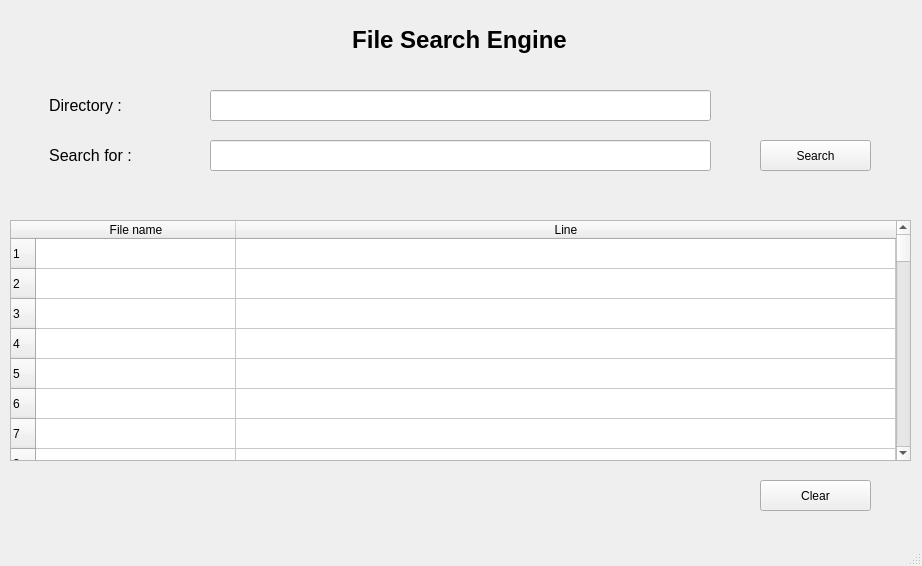
<?xml version="1.0" encoding="UTF-8"?>
<ui version="4.0">
 <class>search_engine</class>
 <widget class="QMainWindow" name="search_engine">
  <property name="geometry">
   <rect>
    <x>0</x>
    <y>0</y>
    <width>922</width>
    <height>566</height>
   </rect>
  </property>
  <property name="windowTitle">
   <string>MainWindow</string>
  </property>
  <widget class="QWidget" name="centralwidget">
   <widget class="QLabel" name="label">
    <property name="geometry">
     <rect>
      <x>4</x>
      <y>0</y>
      <width>911</width>
      <height>81</height>
     </rect>
    </property>
    <property name="font">
     <font>
      <pointsize>14</pointsize>
      <weight>75</weight>
      <bold>true</bold>
     </font>
    </property>
    <property name="text">
     <string>&lt;html&gt;&lt;head/&gt;&lt;body&gt;&lt;p align=&quot;center&quot;&gt;&lt;span style=&quot; font-size:18pt;&quot;&gt;File Search Engine&lt;/span&gt;&lt;/p&gt;&lt;/body&gt;&lt;/html&gt;</string>
    </property>
   </widget>
   <widget class="QLineEdit" name="search_for">
    <property name="geometry">
     <rect>
      <x>210</x>
      <y>140</y>
      <width>501</width>
      <height>31</height>
     </rect>
    </property>
   </widget>
   <widget class="QLabel" name="label_3">
    <property name="geometry">
     <rect>
      <x>0</x>
      <y>90</y>
      <width>171</width>
      <height>31</height>
     </rect>
    </property>
    <property name="font">
     <font>
      <pointsize>12</pointsize>
     </font>
    </property>
    <property name="text">
     <string>&lt;html&gt;&lt;head/&gt;&lt;body&gt;&lt;p align=&quot;center&quot;&gt;Directory  :&lt;/p&gt;&lt;/body&gt;&lt;/html&gt;</string>
    </property>
   </widget>
   <widget class="QLabel" name="label_4">
    <property name="geometry">
     <rect>
      <x>0</x>
      <y>140</y>
      <width>181</width>
      <height>31</height>
     </rect>
    </property>
    <property name="font">
     <font>
      <pointsize>12</pointsize>
     </font>
    </property>
    <property name="text">
     <string>&lt;html&gt;&lt;head/&gt;&lt;body&gt;&lt;p align=&quot;center&quot;&gt;Search for :&lt;/p&gt;&lt;/body&gt;&lt;/html&gt;</string>
    </property>
   </widget>
   <widget class="QLineEdit" name="directory">
    <property name="geometry">
     <rect>
      <x>210</x>
      <y>90</y>
      <width>501</width>
      <height>31</height>
     </rect>
    </property>
   </widget>
   <widget class="QPushButton" name="search">
    <property name="geometry">
     <rect>
      <x>760</x>
      <y>140</y>
      <width>111</width>
      <height>31</height>
     </rect>
    </property>
    <property name="text">
     <string>Search</string>
    </property>
   </widget>
   <widget class="QTableWidget" name="table">
    <property name="geometry">
     <rect>
      <x>10</x>
      <y>220</y>
      <width>901</width>
      <height>241</height>
     </rect>
    </property>
    <property name="rowCount">
     <number>100</number>
    </property>
    <property name="columnCount">
     <number>2</number>
    </property>
    <attribute name="horizontalHeaderVisible">
     <bool>true</bool>
    </attribute>
    <attribute name="horizontalHeaderMinimumSectionSize">
     <number>50</number>
    </attribute>
    <attribute name="horizontalHeaderDefaultSectionSize">
     <number>200</number>
    </attribute>
    <attribute name="horizontalHeaderHighlightSections">
     <bool>true</bool>
    </attribute>
    <attribute name="horizontalHeaderStretchLastSection">
     <bool>true</bool>
    </attribute>
    <row/>
    <row/>
    <row/>
    <row/>
    <row/>
    <row/>
    <row/>
    <row/>
    <row/>
    <row/>
    <row/>
    <row/>
    <row/>
    <row/>
    <row/>
    <row/>
    <row/>
    <row/>
    <row/>
    <row/>
    <row/>
    <row/>
    <row/>
    <row/>
    <row/>
    <row/>
    <row/>
    <row/>
    <row/>
    <row/>
    <row/>
    <row/>
    <row/>
    <row/>
    <row/>
    <row/>
    <row/>
    <row/>
    <row/>
    <row/>
    <row/>
    <row/>
    <row/>
    <row/>
    <row/>
    <row/>
    <row/>
    <row/>
    <row/>
    <row/>
    <row/>
    <row/>
    <row/>
    <row/>
    <row/>
    <row/>
    <row/>
    <row/>
    <row/>
    <row/>
    <row/>
    <row/>
    <row/>
    <row/>
    <row/>
    <row/>
    <row/>
    <row/>
    <row/>
    <row/>
    <row/>
    <row/>
    <row/>
    <row/>
    <row/>
    <row/>
    <row/>
    <row/>
    <row/>
    <row/>
    <row/>
    <row/>
    <row/>
    <row/>
    <row/>
    <row/>
    <row/>
    <row/>
    <row/>
    <row/>
    <row/>
    <row/>
    <row/>
    <row/>
    <row/>
    <row/>
    <row/>
    <row/>
    <row/>
    <row/>
    <column>
     <property name="text">
      <string>File name</string>
     </property>
    </column>
    <column>
     <property name="text">
      <string>Line</string>
     </property>
    </column>
   </widget>
   <widget class="QLabel" name="no_match">
    <property name="geometry">
     <rect>
      <x>4</x>
      <y>175</y>
      <width>911</width>
      <height>41</height>
     </rect>
    </property>
    <property name="text">
     <string>&lt;html&gt;&lt;head/&gt;&lt;body&gt;&lt;p align=&quot;center&quot;&gt;&lt;span style=&quot; font-size:10pt;&quot;&gt;&lt;br/&gt;&lt;/span&gt;&lt;/p&gt;&lt;/body&gt;&lt;/html&gt;</string>
    </property>
    <property name="textFormat">
     <enum>Qt::RichText</enum>
    </property>
    <property name="alignment">
     <set>Qt::AlignCenter</set>
    </property>
   </widget>
   <widget class="QPushButton" name="clear_input">
    <property name="geometry">
     <rect>
      <x>760</x>
      <y>480</y>
      <width>111</width>
      <height>31</height>
     </rect>
    </property>
    <property name="text">
     <string>Clear</string>
    </property>
   </widget>
  </widget>
  <widget class="QMenuBar" name="menubar">
   <property name="geometry">
    <rect>
     <x>0</x>
     <y>0</y>
     <width>922</width>
     <height>26</height>
    </rect>
   </property>
  </widget>
  <widget class="QStatusBar" name="statusbar"/>
 </widget>
 <resources/>
 <connections/>
</ui>
